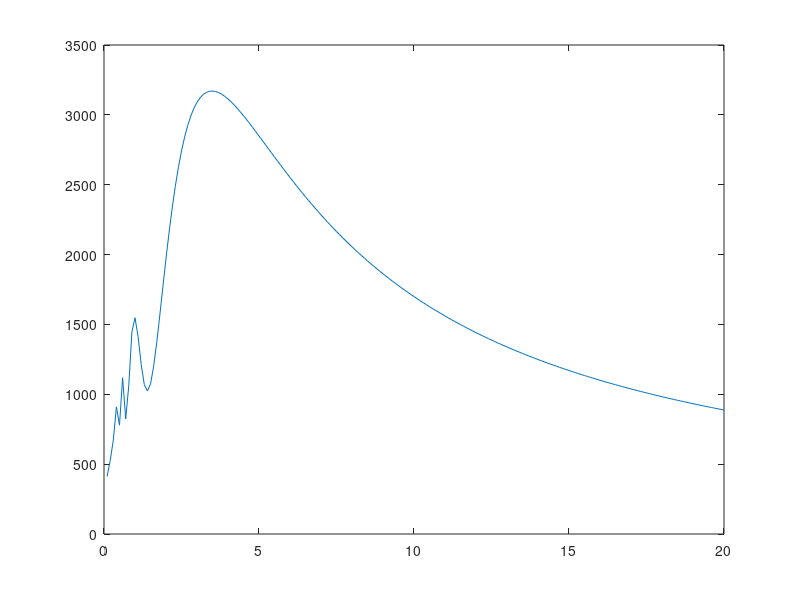

Here is the MATLAB script that generated this plot:
%1-6-4 Solving ODEs with Nested for loop
clear;

%初期値の設定
t0 = 0;
%時間の設定
dt = 0.001;
tmax = 3;
t = 0:dt:tmax;
%パラメータの変化範囲
Kvals = 0.1:0.1:20;
%パラメータに対応する出力結果を格納するベクトルの作成
xfinal = zeros(size(Kvals));

%シミュレーションを行う(オイラー法)
%パラメータを変化させる
for simulation = 1:length(Kvals)
    K = Kvals(simulation);
    x = zeros(size(t));
    %指定したパラメータでシミュレーションする
    for i = 2:length(t)
        x(i) = x(i - 1) + 2 * sin(t(i)^2 / K);
    end
    %plot(t,x);
    %hold on
    xfinal(simulation) = x(end);
end

%パラメータと出力結果の関係を調べる
plot(Kvals,xfinal)
